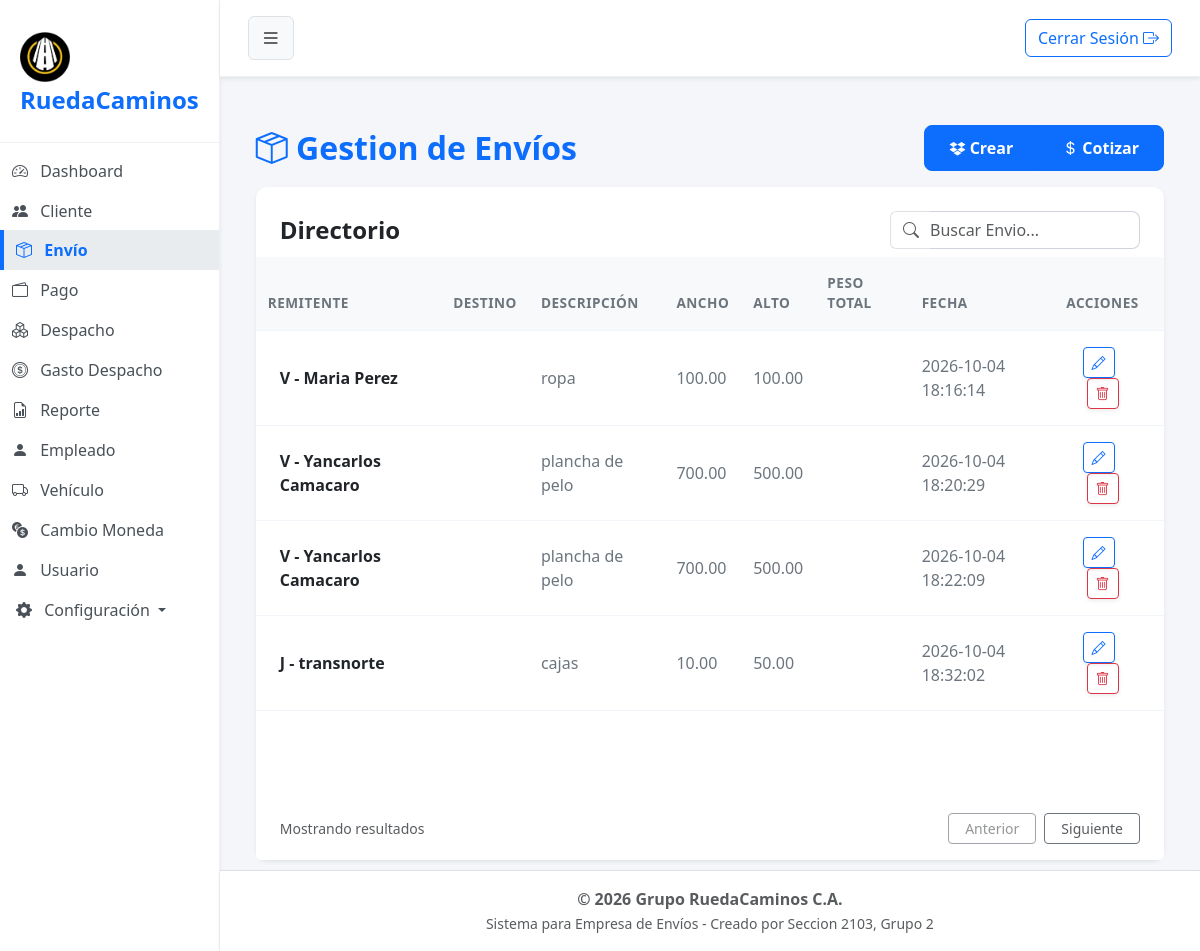
Page /?url=envio (signed in) on the earlier database version.
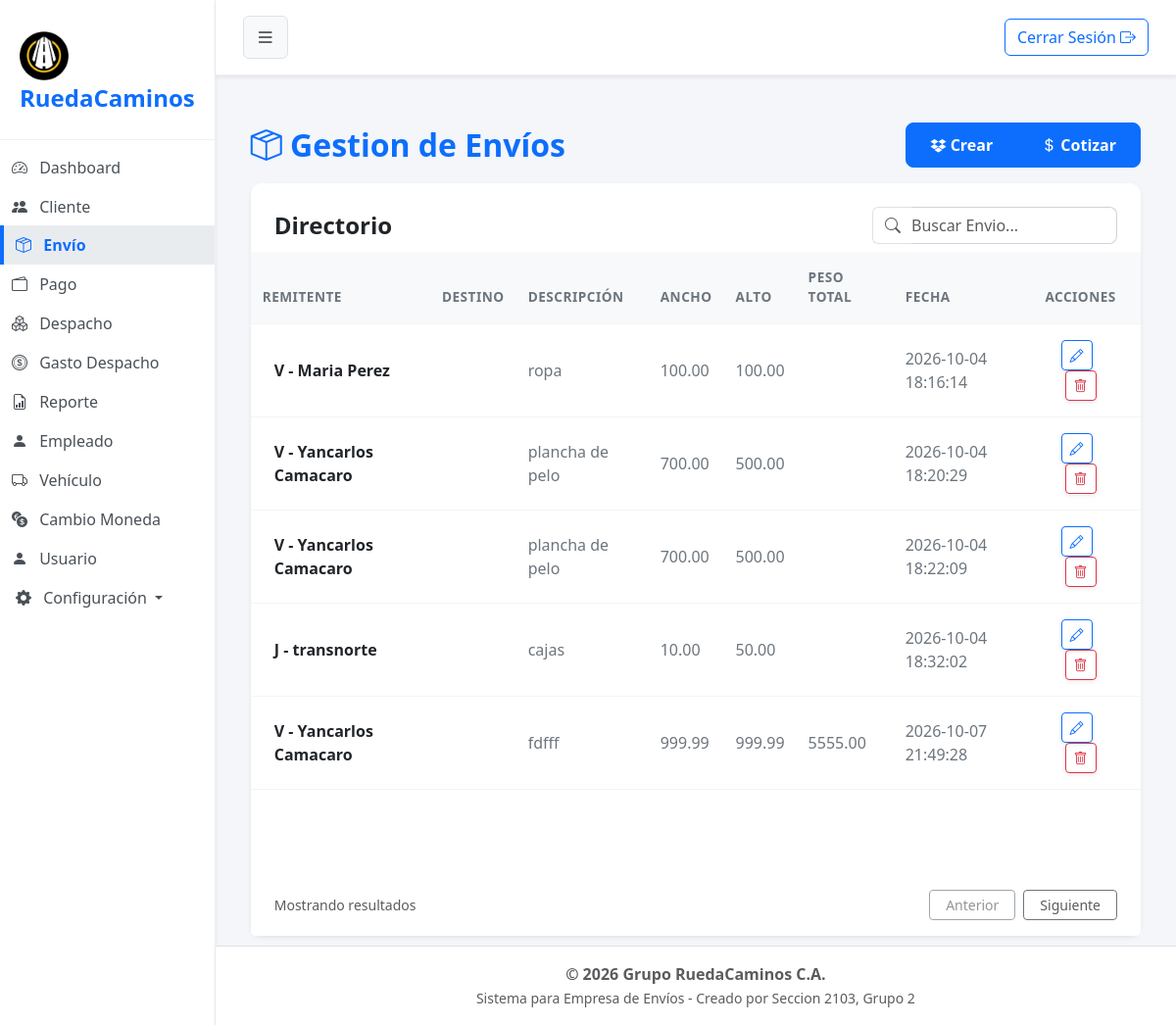
Same page on the later database version.
### tables this page shows
CREATE TABLE `participante_envio` (
  `cod_cliente` int(10) NOT NULL,
  `cod_envio` int(11) NOT NULL,
  `rol_cliente` varchar(15) NOT NULL
);

CREATE TABLE `cliente` (
  `cod_cliente` int(10) NOT NULL,
  `doc_identidad` int(10) NOT NULL COMMENT 'puede ser el rif,cedula,etc',
  `razon_social` varchar(30) NOT NULL,
  `apellido` varchar(20) DEFAULT NULL,
  `telefono` varchar(11) NOT NULL,
  `email` varchar(80) DEFAULT NULL,
  `tipo_documento` varchar(1) NOT NULL COMMENT 'v=venezolano,j=juridico, e=extranjero, g=gubernamental',
  `estado` tinyint(1) NOT NULL
);

CREATE TABLE `envio` (
  `cod_envio` int(11) NOT NULL,
  `fecha` datetime NOT NULL,
  `monto_total` decimal(8,2) DEFAULT NULL,
  `estado` tinyint(1) NOT NULL,
  `cod_despacho` int(11) DEFAULT NULL,
  `peso_total` decimal(6,2) DEFAULT NULL,
  `anchura` decimal(5,2) NOT NULL,
  `altura` decimal(5,2) NOT NULL,
  `descrip_contenido` varchar(50) NOT NULL,
  `distancia_total` float(7,2) DEFAULT NULL,
  `cod_unidadmedida` int(1) DEFAULT NULL,
  `cod_preciokilometraje` int(11) DEFAULT NULL,
  `estatus_fragil` tinyint(1) NOT NULL
);

### app/controller/envioController.php (called while the page is built, shortened)
<?php
$envio = new Envio();
$registros = $envio->obt_RegistrosEnvio();
include 'app/view/layout/header.php';
include 'app/view/envio/envioView.php';
include 'app/view/layout/footer.php';

### index.php (called while the page is built, shortened)
<?php
    $frontController = new FrontController();
?>

### app/config/Conexion.php (called while the page is built, shortened)
<?php
abstract class Conexion
{
    public $host = "localhost";
    public $namedb = "grupo_ruedacaminos";
    public $userdb = "root";
    public $passwd = "";
    public function __construct()
    {
        $this->conexion = $this->getConnection();
    }
    public function getConnection(): PDO
    {
        try {
            $dsn = "mysql:host=" . $this->host . ";dbname=" . $this->namedb . ";charset=utf8";
            $conexion = new PDO($dsn, $this->userdb, $this->passwd);
            $conexion->setAttribute(PDO::ATTR_ERRMODE, PDO::ERRMODE_EXCEPTION);
        } catch (PDOException $error) {
            die('No se pudo conectar a la base de datos, error:' . $error->getMessage());
        }
        return $conexion;
    }
}

### app/model/Envio.php (called while the page is built, shortened)
<?php
class Envio extends Conexion
{
    public function obt_RegistrosEnvio()
    {
        try {
            $sentencia = "SELECT participante_envio.*, cliente.*, envio.*
            FROM participante_envio
            INNER JOIN cliente
            ON participante_envio.cod_cliente= cliente.cod_cliente
            INNER JOIN envio
    		ON participante_envio.cod_envio = envio.cod_envio
            WHERE cliente.estado=1 and envio.estado=1 and participante_envio.rol_cliente='Remitente';";
            $select = $this->conexion->prepare($sentencia);
            $select->execute();
            return $select->fetchAll(\PDO::FETCH_ASSOC);
        } catch (\PDOException $e) {
            return [];
        }
    }
}

### app/view/envio/componentes/tabla.php (shortened to what this page needs)
<div class="card-body p-0">
    <div class="table-responsive">
        <table class="table table-hover align-middle mb-0">
            <thead class="table-light table-header-custom">
                <tr>
                    <th>REMITENTE</th>
                    <th>DESTINO</th>
                    <th>DESCRIPCIÓN</th>
                    <th>ANCHO</th>
                    <th>ALTO</th>
                    <th>PESO TOTAL</th>
                    <th>FECHA</th>
                    <?php if ($_SESSION['usuario']['rol'] == '6'): ?>
                    <th class="pe-4 text-center">ACCIONES</th>
                    <?php endif;?>
                </tr>
            </thead>
            <tbody>
                <?php foreach ($registros as $dato): ?>
                    <tr class="align-middle">
                        <td class="ps-4 fw-semibold text-dark py-3">
                            <?= $dato['tipo_documento'] . " - " . $dato['razon_social'] . " " . $dato['apellido']; ?>
                        </td>
                        <td>
                        </td>
                        <td class="text-secondary py-3"><?= $dato['descrip_contenido']; ?></td>
                        <td class="text-secondary py-3"><?= $dato['anchura']; ?></td>
                        <td class="text-secondary py-3"><?= $dato['altura']; ?></td>
                        <td class="text-secondary fw-medium py-3"><?= $dato['peso_total']; ?></td>
                        <td class="text-secondary py-3">
                            <?= $dato['fecha']; ?>
                        </td>
                        <?php if ($_SESSION['usuario']['rol'] == '6'): ?>
                        <td class="pe-4 text-center py-3">
                            <a href="#" class="btn btn-sm btn-outline-primary me-2 shadow-sm" title="Modificar"
                                data-bs-toggle="modal" data-bs-target="#carouselEnvio">
                                <i class="bi bi-pencil"></i>
                            </a>
                            <a href="?url=envio&type=delete&id=<?
                                                                ?>"
                                class="btn btn-sm btn-outline-danger shadow-sm"
                                title="Eliminar"
                                onclick="return confirm('¿Está seguro de eliminar este envío?');">
                                <i class="bi bi-trash"></i>
                            </a>
                        </td>
                        <?php endif;?>
                    </tr>
                <?php endforeach; ?>
            </tbody>
        </table>
    </div>
</div>

Differences in the rows shown:
added participante_envio: cod_cliente.tipo_documento "V", cod_cliente.razon_social "Yancarlos", cod_cliente.apellido "Camacaro", cod_envio.descrip_contenido "fdfff", cod_envio.anchura "999.99", cod_envio.altura "999.99", cod_envio.peso_total "5555.00", cod_envio.fecha "2026-10-07 21:49:28"
